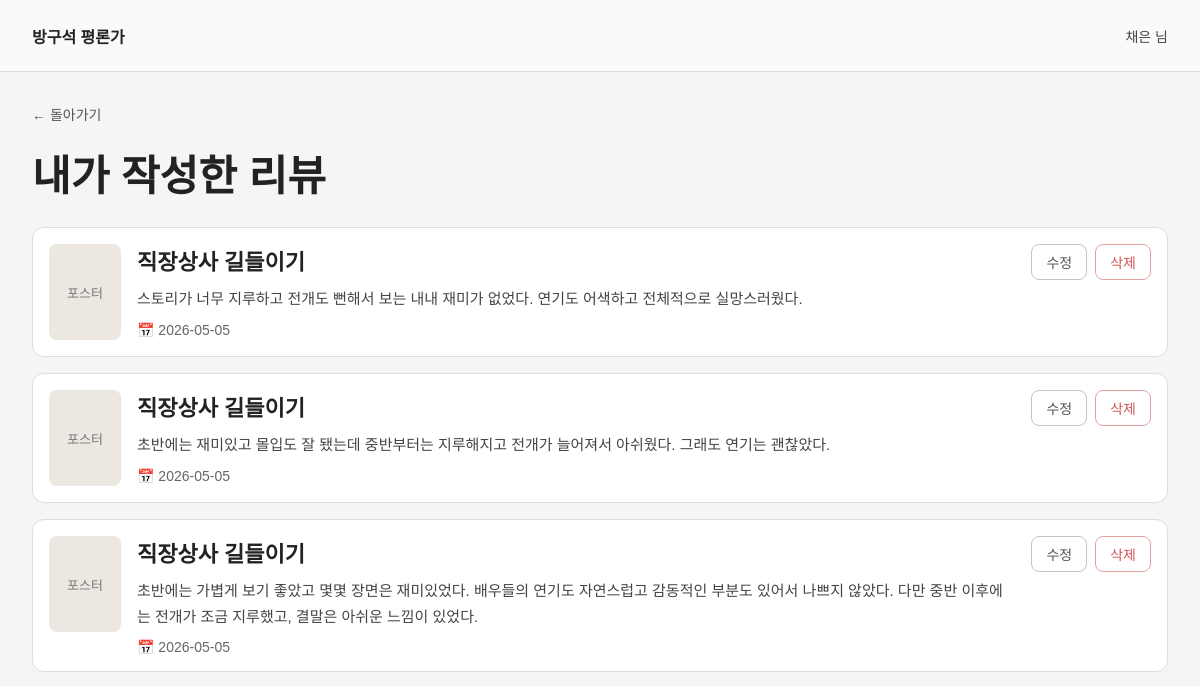
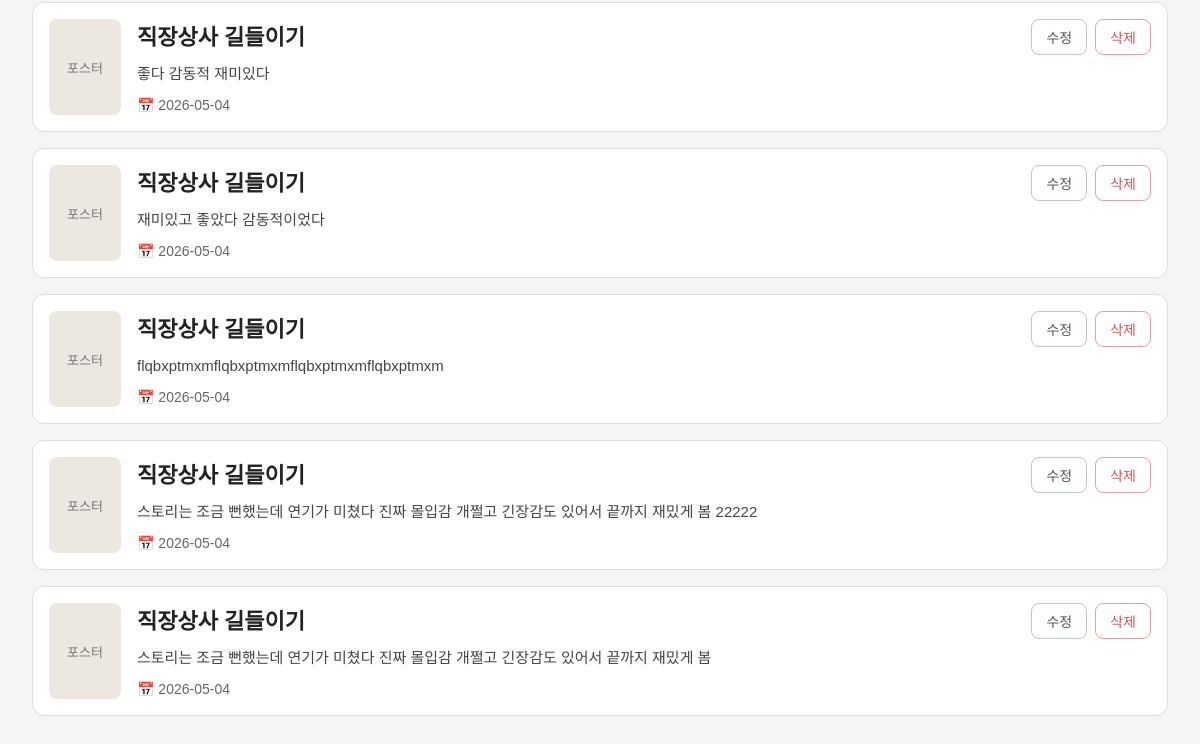
/my-reviews (signed in), run on an earlier commit of the app's database (2 pictures, top to bottom).
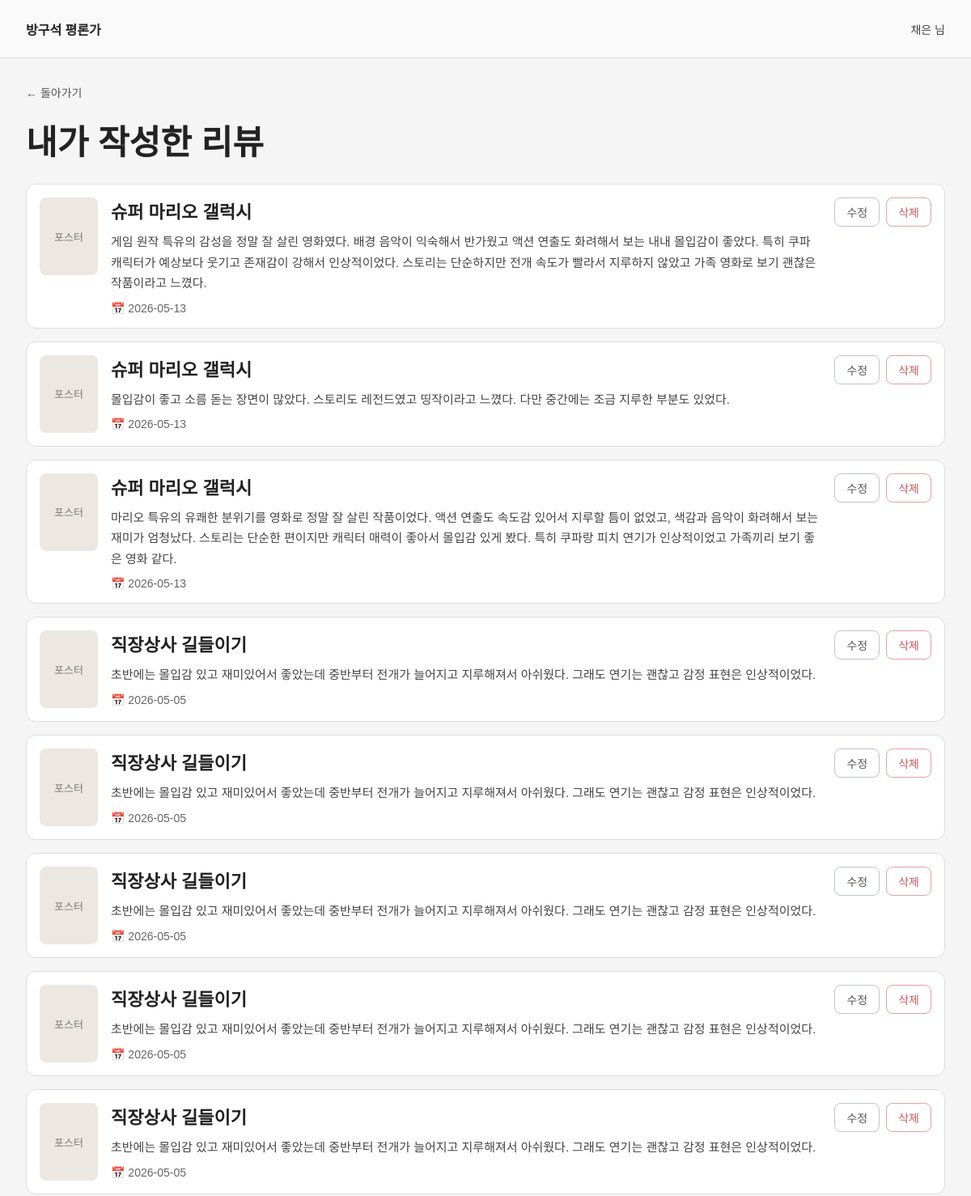
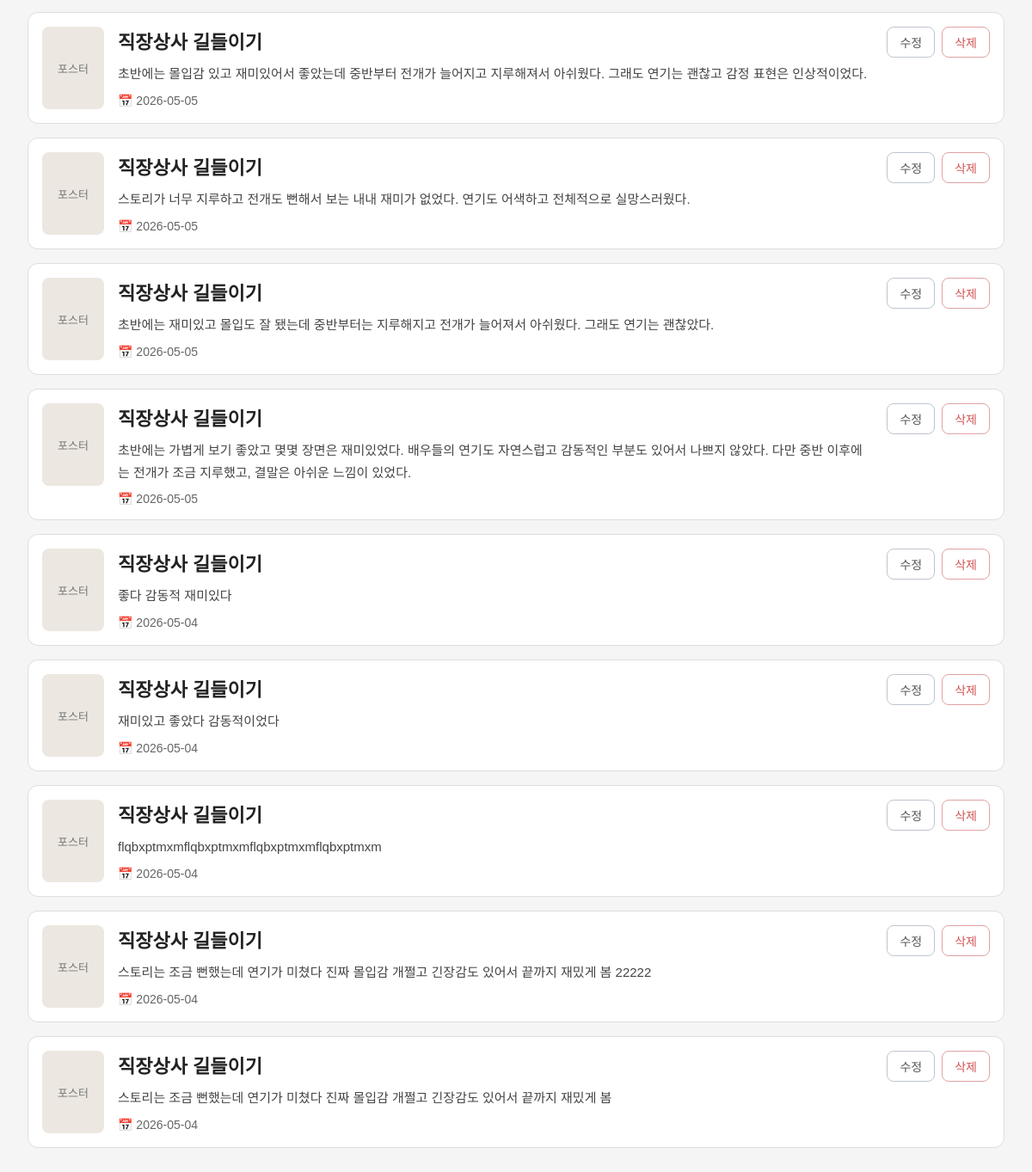
And on a later commit of the database (2 pictures, top to bottom).
### tables this page shows
CREATE TABLE reviews (
            id INTEGER PRIMARY KEY AUTOINCREMENT,
            user_id INTEGER NOT NULL,
            movie_id INTEGER NOT NULL,
            movie_title TEXT NOT NULL,
            content TEXT NOT NULL,
            created_at TEXT DEFAULT CURRENT_TIMESTAMP
        );

### app.py (the view)
@app.route("/my-reviews")
def my_reviews():
    if not login_required():
        return redirect(url_for("login"))
    mode = request.args.get("mode", "")
    edit_id = request.args.get("edit_id", "")
    delete_id = request.args.get("delete_id", "")
    conn = get_db()
    rows = conn.execute(
        "SELECT * FROM reviews WHERE user_id = ? ORDER BY id DESC",
        (session["user_id"],)
    ).fetchall()
    conn.close()
    reviews = []
    for row in rows:
        item = dict(row)
        item["title"] = item["movie_title"]
        item["date"] = item["created_at"][:10]
        item["editing"] = str(item["id"]) == edit_id and mode == "edit"
        reviews.append(item)
    delete_review = None
    if mode == "delete" and delete_id:
        for review in reviews:
            if str(review["id"]) == delete_id:
                delete_review = review
                break
    return render_template(
        "my_reviews.html",
        nickname=get_nickname(),
        reviews=reviews,
        delete_review=delete_review
    )

### app.py (called while the page is built)
def get_db():
    conn = sqlite3.connect(DB_NAME)
    conn.row_factory = sqlite3.Row
    return conn

def login_required():
    return "user_id" in session

def get_current_user():
    if "user_id" not in session:
        return None
    conn = get_db()
    user = conn.execute("SELECT * FROM users WHERE id = ?", (session["user_id"],)).fetchone()
    conn.close()
    return user

def get_nickname():
    user = get_current_user()
    if user:
        return user["nickname"] + " 님"
    return "게스트 님"

### templates/my_reviews.html (shortened to what this page needs)
<!DOCTYPE html>
<html lang="ko">
<head>
    <link rel="stylesheet" href="{{ url_for('static', filename='style.css') }}">
</head>
<body>
    <div class="simple-page">
        <div class="simple-header">
            <div class="brand">방구석 평론가</div>
            <div class="nickname">{{ nickname }}</div>
        </div>
        <div class="simple-content">
            <a href="/main" class="back-link">← 돌아가기</a>
            <h1 class="simple-title">내가 작성한 리뷰</h1>
            {% for review in reviews %}
            <div class="simple-review-card">
                <div class="simple-review-poster">포스터</div>
                <div class="simple-review-body">
                    <div class="simple-review-movie">{{ review.title }}</div>
                    {% if review.editing %}
                    <textarea class="simple-edit-textarea">{{ review.content }}</textarea>
                    <div class="simple-review-buttons">
                        <a href="/my-reviews" class="btn btn-primary small-btn">저장</a>
                        <a href="/my-reviews" class="btn btn-secondary small-btn">취소</a>
                    </div>
                    {% else %}
                    <p class="simple-review-text">{{ review.content }}</p>
                    <div class="simple-review-date">📅 {{ review.date }}</div>
                    {% endif %}
                </div>
                {% if not review.editing %}
                <div class="simple-review-actions">
                    <a href="/my-reviews?mode=edit&edit_id={{ review.id }}" class="btn-outline">수정</a>
                    <a href="/my-reviews?mode=delete&delete_id={{ review.id }}" class="btn-outline danger">삭제</a>
                </div>
                {% endif %}
            </div>
            {% endfor %}
        </div>
    </div>
</body>
</html>

### static/style.css (style rules this page uses)
* { box-sizing: border-box; margin: 0; padding: 0; font-family: "Malgun Gothic", "Apple SD Gothic Neo", sans-serif; }
body { background: #f3f4f6; color: #222; }
a { text-decoration: none; color: inherit; }
.brand { font-size: 16px; font-weight: 700; }
.nickname { font-size: 14px; color: #444; }
.back-link { display: inline-block; margin-bottom: 18px; color: #555; font-size: 14px; }
.btn-outline { display: inline-flex; align-items: center; justify-content: center; min-width: 52px; height: 36px; padding: 0 14px; border: 1px solid #bfc5ce; border-radius: 8px; background: white; color: #555; font-size: 14px; }
.btn-outline.danger { color: #d35454; border-color: #e2a2a2; }
.simple-page { min-height: 100vh; background: #f5f5f5; color: #222; }
.simple-header { height: 72px; padding: 0 32px; border-bottom: 1px solid #ddd; background: #fafafa; display: flex; align-items: center; justify-content: space-between; }
.simple-content { max-width: 1200px; margin: 0 auto; padding: 32px; }
.simple-title { font-size: 42px; font-weight: 800; margin-bottom: 24px; }
.simple-review-card { display: flex; gap: 16px; align-items: flex-start; background: white; border: 1px solid #ddd; border-radius: 12px; padding: 16px; margin-bottom: 16px; }
.simple-review-poster { width: 72px; height: 96px; border-radius: 8px; background: #ece8e1; color: #777; display: flex; align-items: center; justify-content: center; flex-shrink: 0; font-size: 13px; }
.simple-review-body { flex: 1; }
.simple-review-movie { font-size: 22px; font-weight: 700; margin-bottom: 10px; }
.simple-review-text { font-size: 15px; line-height: 1.7; color: #444; margin-bottom: 10px; }
.simple-review-date { font-size: 14px; color: #666; }
.simple-review-actions { display: flex; gap: 8px; flex-shrink: 0; }

What changed in the data, as far as the page shows it:
added reviews: title "슈퍼 마리오 갤럭시", content "게임 원작 특유의 감성을 정말 잘 살린 영화였다. 배경 음악이 익숙해서 반가웠고 액션 연출도 화려해서 보는 내내 몰입감이 좋았다. 특히 쿠파 캐릭터가 예상보다 웃기고 존재감이 강해서 인상적이었다. 스토리는 단순하지만 전개 속도가 빨라서 지루하지 않았고 가족 영화로 보기 괜찮은 작품이라고 느꼈다.", date "2026-05-13"
added reviews: title "슈퍼 마리오 갤럭시", content "몰입감이 좋고 소름 돋는 장면이 많았다. 스토리도 레전드였고 띵작이라고 느꼈다. 다만 중간에는 조금 지루한 부분도 있었다.", date "2026-05-13"
added reviews: title "슈퍼 마리오 갤럭시", content "마리오 특유의 유쾌한 분위기를 영화로 정말 잘 살린 작품이었다. 액션 연출도 속도감 있어서 지루할 틈이 없었고, 색감과 음악이 화려해서 보는 재미가 엄청났다. 스토리는 단순한 편이지만 캐릭터 매력이 좋아서 몰입감 있게 봤다. 특히 쿠파랑 피치 연기가 인상적이었고 가족끼리 보기 좋은 영화 같다.", date "2026-05-13"
added reviews: title "직장상사 길들이기", content "초반에는 몰입감 있고 재미있어서 좋았는데 중반부터 전개가 늘어지고 지루해져서 아쉬웠다. 그래도 연기는 괜찮고 감정 표현은 인상적이었다.", date "2026-05-05"
added reviews: title "직장상사 길들이기", content "초반에는 몰입감 있고 재미있어서 좋았는데 중반부터 전개가 늘어지고 지루해져서 아쉬웠다. 그래도 연기는 괜찮고 감정 표현은 인상적이었다.", date "2026-05-05"
added reviews: title "직장상사 길들이기", content "초반에는 몰입감 있고 재미있어서 좋았는데 중반부터 전개가 늘어지고 지루해져서 아쉬웠다. 그래도 연기는 괜찮고 감정 표현은 인상적이었다.", date "2026-05-05"
added reviews: title "직장상사 길들이기", content "초반에는 몰입감 있고 재미있어서 좋았는데 중반부터 전개가 늘어지고 지루해져서 아쉬웠다. 그래도 연기는 괜찮고 감정 표현은 인상적이었다.", date "2026-05-05"
added reviews: title "직장상사 길들이기", content "초반에는 몰입감 있고 재미있어서 좋았는데 중반부터 전개가 늘어지고 지루해져서 아쉬웠다. 그래도 연기는 괜찮고 감정 표현은 인상적이었다.", date "2026-05-05"
added reviews: title "직장상사 길들이기", content "초반에는 몰입감 있고 재미있어서 좋았는데 중반부터 전개가 늘어지고 지루해져서 아쉬웠다. 그래도 연기는 괜찮고 감정 표현은 인상적이었다.", date "2026-05-05"
